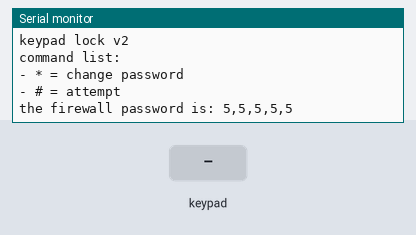
Recording of a sketch running on a simulated Arduino Uno, built with avr-gcc and run on an emulated ATmega328P. On the bench: the last lines printed to the serial monitor. The inputs (shaded band) are chosen by the test bench.

Above: at 1.2 s.
1.3 s: key '*' pressed
At 2.3 s:
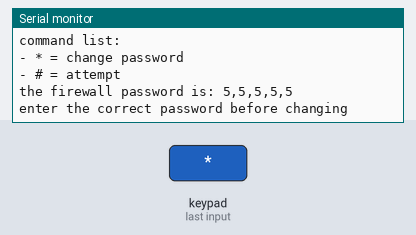
2.8 s: keypad keys 5 4 3 2 # pressed 0.4 s apart
At 5.7 s:
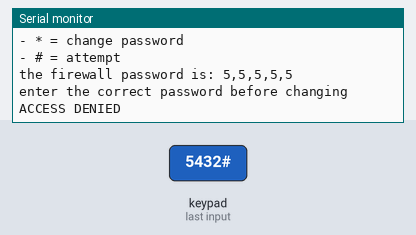

Measured:
- after the input at 1.3 s, the serial monitor: prints a new line at once (image 1)
- after the input at 2.8 s, the serial monitor: prints a new line after 1.6 s (image 2)

The sketch:

keypad_lock_v2.ino
```cpp
#include <Keypad.h>

const byte ROWS = 4;
const byte COLS = 3;
char keys[ROWS][COLS] = {
  {'1', '2', '3'},
  {'4', '5', '6'},
  {'7', '8', '9'},
  {'*', '0', '#'}
};
byte rowPins[ROWS] = {5, 4, 3, 2};
byte colPins[COLS] = {8, 7, 6};

Keypad keypad = Keypad( makeKeymap(keys), rowPins, colPins, ROWS, COLS );

int attempt[5] = {};
int correctAttempt[5] = {5, 5, 5, 5, 5};

int clickCount = 0;
int correctCount = 0;

bool rob = true;


void setup() {
  Serial.begin(9600);
  Serial.println("keypad lock v2");
  Serial.println("command list:");
  Serial.println("- * = change password");
  Serial.println("- # = attempt");
  Serial.println("the firewall password is: 5,5,5,5,5");

}


void loop() {
  char key = keypad.getKey();

  if (key != NO_KEY && key != '*' && key != '#') {
    attempt[clickCount] = key - 48;
    clickCount++;

    if (clickCount > 5) {
      Serial.println("entered too many numbers");
      Serial.println("clearing data...");
      clearData();
    }
  }


  if (key == '*') {
    changePassword();
    clearData();
  }


  if (key == '#') {
    check();
    clearData();
  }
}


void changePassword() {
  if (rob == true) {//we will get robbed! ah!
    Serial.println("enter the correct password before changing");
  }
  else {
    Serial.println("password changed");
    Serial.println("your new password is:");

    for (int i = 0; i < 5; i++) {
      correctAttempt[i] = attempt[i];

      Serial.println(correctAttempt[i]);
    }
  }
}


void check() {
  for (int i = 0; i < 5; i++) {
    if (attempt[i] == correctAttempt[i]) {
      correctCount++;
    }
  }
  if (correctCount == 5) {
    Serial.println("ACCESS GRANTED");
    rob = false;
  }
  else {
    Serial.println("ACCESS DENIED");
    rob = true;
  }
}


void clearData() {
  clickCount = 0;
  correctCount = 0;
  memset(attempt, 0, sizeof(attempt));
}
```
